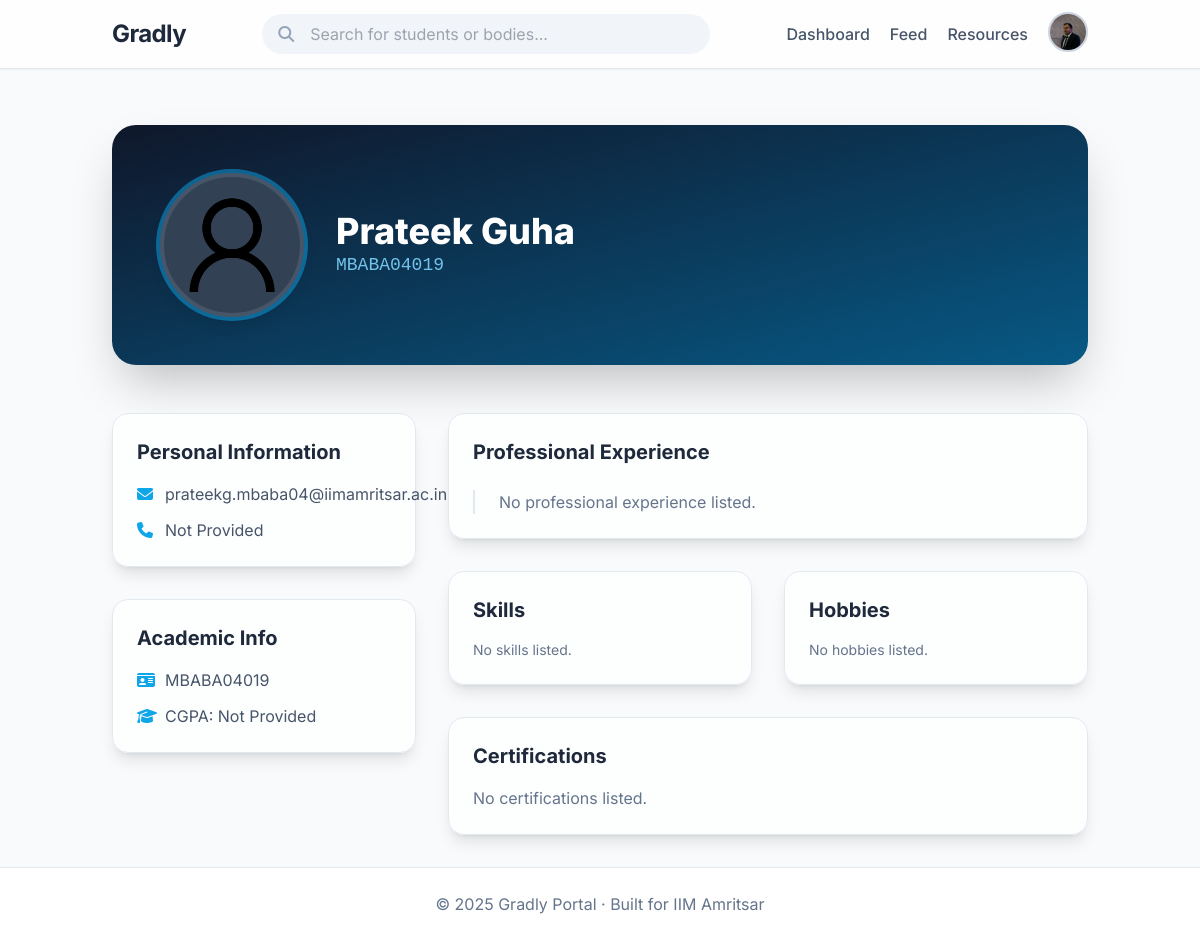
The app's page /profile/MBABA04019 (signed in) with its own data.
### models.py (models this page shows, shortened)
class User(db.Model, UserMixin):
    id = db.Column(db.String(15), primary_key=True)
    name = db.Column(db.String(100), nullable=False)
    email = db.Column(db.String(120), unique=True, nullable=False)
    password = db.Column(db.String(200), nullable=False)
    cgpa = db.Column(db.Float, nullable=True)
    resume = db.Column(db.String(200), nullable=True)
    phone = db.Column(db.String(20), nullable=True)
    profile_pic = db.Column(db.String(200), nullable=True)
    linkedin_url = db.Column(db.String(300), nullable=True)
    dob = db.Column(db.Date, nullable=True)
    is_admin = db.Column(db.Boolean, default=False)
    show_email = db.Column(db.Boolean, default=True)
    show_phone = db.Column(db.Boolean, default=True)
    show_cgpa = db.Column(db.Boolean, default=True)
    work_experiences = db.relationship('WorkExperience', backref='user', lazy=True)
    internships = db.relationship('Internship', backref='user', lazy=True)
    certifications = db.relationship('Certification', backref='user', lazy=True)
    skills = db.relationship('Skill', backref='user', lazy=True)
    hobbies = db.relationship('Hobby', backref='user', lazy=True)
    comments = db.relationship("PostComment", backref="author", lazy=True, cascade="all, delete-orphan")
    votes = db.relationship("PostVote", backref="voter", lazy=True, cascade="all, delete-orphan")
    @property
    def user_type(self):
        return "student"

### routes/profile.py (the view)
@profile_bp.route('/profile/<string:user_id>')
@login_required
def view_profile(user_id):
    user = User.query.get_or_404(user_id)
    return render_template('profile.html', user=user)

### app.py (called while the page is built)
@login_manager.user_loader
def load_user(user_id):
    if user_id.startswith("U_"):
        roll = user_id.split("_", 1)[1]   # keep string as-is
        return User.query.get(roll)
    elif user_id.startswith("B_"):
        body_id = user_id.split("_", 1)[1]
        return StudentBody.query.get(int(body_id))
    return None

@app.before_request
def create_tables():
    db.create_all()

### templates/profile.html (shortened to what this page needs)
{% extends "base.html" %}
{% block content %}
<div
    class="relative bg-gradient-to-br from-slate-900 to-sky-800 rounded-3xl shadow-2xl mb-12 text-white overflow-hidden">
    <div class="absolute inset-0 bg-grid-slate-700/20 [mask-image:linear-gradient(to_bottom,white,transparent)]"></div>
    <div class="flex flex-col md:flex-row items-center p-8 md:p-12 relative z-10">
        <div class="relative flex-shrink-0">
            <div
                class="w-36 h-36 rounded-full overflow-hidden border-4 border-slate-600 shadow-lg bg-slate-700 ring-4 ring-sky-500/50">
                {% if user.profile_pic %}
                <img src="{{ url_for('static', filename=user.profile_pic) }}" alt="Profile Picture"
                    class="w-full h-full object-cover">
                {% else %}
                <img src="{{ url_for('static', filename='default-profile.png') }}" alt="Default Picture"
                    class="w-full h-full object-cover">
                {% endif %}
            </div>
        </div>
        <div class="mt-6 md:mt-0 md:ml-8 text-center md:text-left">
            <h1 class="text-4xl font-extrabold">{{ user.name }}</h1>
            <p class="text-lg text-sky-300 opacity-90 font-mono">{{ user.id }}</p>
        </div>
    </div>
</div>
<div class="grid md:grid-cols-3 gap-8">
    <div class="md:col-span-1 space-y-8">
<div class="bg-white/70 backdrop-blur-lg p-6 rounded-2xl shadow-lg border border-slate-200">
    <h2 class="text-xl font-bold text-slate-800 mb-4">Personal Information</h2>
    <div class="space-y-3 text-slate-600">
        {% if user.show_email %}
        <p class="flex items-center gap-3"><i class="fa fa-envelope w-4 text-center text-sky-500"></i>
            <a href="mailto:{{ user.email }}" class="hover:text-sky-600 hover:underline">{{ user.email }}</a>
        </p>
        {% endif %}
        {% if user.show_phone %}
        <p class="flex items-center gap-3"><i class="fa fa-phone w-4 text-center text-sky-500"></i>
            <span>{{ user.phone or 'Not Provided' }}</span>
        </p>
        {% endif %}
    </div>
</div>
        <div class="bg-white/70 backdrop-blur-lg p-6 rounded-2xl shadow-lg border border-slate-200">
            <h2 class="text-xl font-bold text-slate-800 mb-4">Academic Info</h2>
            <div class="space-y-3 text-slate-600">
                <p class="flex items-center gap-3"><i class="fa fa-id-card w-4 text-center text-sky-500"></i> <span>{{
                        user.id }}</span></p>
                <p class="flex items-center gap-3"><i class="fa fa-graduation-cap w-4 text-center text-sky-500"></i>
                    <span>CGPA: {{ user.cgpa or 'Not Provided' }}</span></p>
            </div>
        </div>
    </div>
    <div class="md:col-span-2 space-y-8">
        <div class="bg-white/70 backdrop-blur-lg p-6 rounded-2xl shadow-lg border border-slate-200">
            <h2 class="text-xl font-bold text-slate-800 mb-6">Professional Experience</h2>
            <div class="relative pl-6 border-l-2 border-slate-200 space-y-8">
                {% if not user.work_experiences and not user.internships %}
                <p class="text-slate-500">No professional experience listed.</p>
                {% endif %}
            </div>
        </div>
        <div class="grid md:grid-cols-2 gap-8">
            <div class="bg-white/70 backdrop-blur-lg p-6 rounded-2xl shadow-lg border border-slate-200">
                <h2 class="text-xl font-bold text-slate-800 mb-4">Skills</h2>
                <div class="flex flex-wrap gap-2">
                    {% for s in user.skills %}
                    <span
                        class="bg-sky-100 text-sky-800 px-3 py-1 rounded-full text-sm font-medium transition transform hover:scale-105">{{
                        s.name }}</span>
                    {% else %}
                    <p class="text-slate-500 text-sm">No skills listed.</p>
                    {% endfor %}
                </div>
            </div>
            <div class="bg-white/70 backdrop-blur-lg p-6 rounded-2xl shadow-lg border border-slate-200">
                <h2 class="text-xl font-bold text-slate-800 mb-4">Hobbies</h2>
                <div class="flex flex-wrap gap-2">
                    {% for h in user.hobbies %}
                    <span class="bg-slate-100 text-slate-800 px-3 py-1 rounded-full text-sm font-medium">{{ h.name
                        }}</span>
                    {% else %}
                    <p class="text-slate-500 text-sm">No hobbies listed.</p>
                    {% endfor %}
                </div>
            </div>
        </div>
        <div class="bg-white/70 backdrop-blur-lg p-6 rounded-2xl shadow-lg border border-slate-200">
            <h2 class="text-xl font-bold text-slate-800 mb-4">Certifications</h2>
            {% if user.certifications %}
            <ul class="space-y-2">
                {% for c in user.certifications %}
                <li class="flex items-center gap-3 text-slate-700"><i class="fa fa-award text-yellow-500"></i>{{ c.title
                    }}</li>
                {% endfor %}
            </ul>
            {% else %}
            <p class="text-slate-500">No certifications listed.</p>
            {% endif %}
        </div>
    </div>
</div>
{% endblock %}

### templates/base.html (shortened to what this page needs)
<!DOCTYPE html>
<html lang="en" class="scroll-smooth">
<head>
    <script src="https://cdn.tailwindcss.com"></script>
    <link rel="stylesheet" href="https://cdnjs.cloudflare.com/ajax/libs/font-awesome/6.5.2/css/all.min.css"
 />
</head>
<body class="bg-slate-50 text-slate-800 flex flex-col min-h-screen">
    <nav class="sticky top-0 z-50 bg-white/80 backdrop-blur-lg shadow-sm border-b border-slate-200">
        <div class="container mx-auto px-6 py-3 flex justify-between items-center">
            <a href="{% if current_user.is_authenticated and current_user.user_type == 'body' %}
                     {{ url_for('studentbody.body_home', body_id=current_user.id) }}
                  {% else %}
                     {{ url_for('home') }}
                  {% endif %}" class="text-2xl font-bold text-slate-800 tracking-tight">
                Gradly
            </a>
            {% if current_user.is_authenticated %}
            <div class="relative w-full max-w-md hidden md:block">
                <i class="fa fa-search absolute left-4 top-1/2 -translate-y-1/2 text-slate-400"></i>
                <input id="search-bar" type="text" placeholder="Search for students or bodies..."
                    class="w-full pl-12 pr-4 py-2 rounded-full bg-slate-100 border-transparent focus:outline-none focus:ring-2 focus:ring-sky-500 transition-all">
            </div>
            {% endif %}
            <div class="flex items-center space-x-5">
                {% if current_user.is_authenticated %}
                {% if current_user.user_type == "student" %}
                <a href="{{ url_for('dashboard.dashboard') }}"
                    class="text-slate-600 hover:text-sky-500 font-medium transition-colors">Dashboard</a>
                {% elif current_user.user_type == "body" %}
                <a href="{{ url_for('studentbody.body_dashboard', body_id=current_user.id) }}"
                    class="text-slate-600 hover:text-pink-500 font-medium transition-colors">Dashboard</a>
                {% endif %}
                <a href="{{ url_for('posts.feed') }}"
                    class="text-slate-600 hover:text-emerald-500 font-medium transition-colors">Feed</a>
                <a href="{{ url_for('resources.resources') }}"
                    class="text-slate-600 hover:text-sky-500 font-medium transition-colors">Resources</a>
                <div class="relative" x-data="{ open: false }">
                    <button @click="open = !open"
                        class="w-10 h-10 rounded-full overflow-hidden border-2 border-slate-300 focus:outline-none">
                        {% if current_user.profile_pic %}
                        <img src="{{ url_for('static', filename=current_user.profile_pic) }}" alt="Profile Picture"
                            class="w-full h-full object-cover">
                        {% else %}
                        <img src="{{ url_for('static', filename='default-profile.png') }}" alt="Default Picture"
                            class="w-full h-full object-cover">
                        {% endif %}
                    </button>
                </div>
                {% else %}
                <a href="{{ url_for('auth.login') }}"
                    class="text-slate-600 hover:text-sky-500 font-medium transition-colors">Login</a>
                <a href="{{ url_for('auth.register') }}"
                    class="bg-sky-500 text-white px-4 py-2 rounded-full text-sm font-semibold hover:bg-sky-600 transition-all duration-300">Register</a>
                {% endif %}
            </div>
        </div>
    </nav>
    <main class="container mx-auto px-6 py-8 flex-grow">
        <div class="content-fade-in">
            {% block content %}{% endblock %}
        </div>
    </main>
    <footer class="bg-white border-t border-slate-200 text-center py-6 mt-auto">
        <p class="text-slate-500">&copy; 2025 Gradly Portal · Built for IIM Amritsar</p>
    </footer>
</body>
</html>

### templates/base.html (style rules this page uses)
body { font-family: 'Inter', sans-serif; }
.content-fade-in { animation: fadeIn 0.6s ease-in-out forwards; }

### records on screen
User: profile_pic (picture)
User: name "Prateek Guha", id "MBABA04019", email "prateekg.mbaba04@iimamritsar.ac.in", phone "Not Provided", cgpa "Not Provided"
